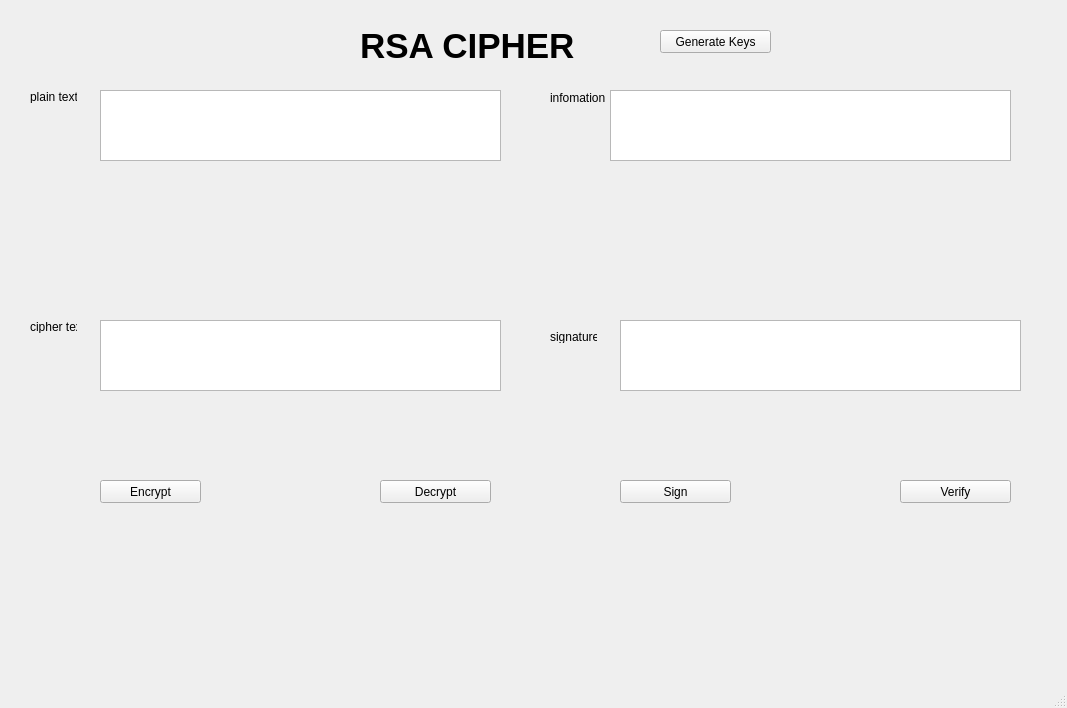
<?xml version="1.0" encoding="UTF-8"?>
<ui version="4.0">
 <class>MainWindow</class>
 <widget class="QMainWindow" name="MainWindow">
  <property name="geometry">
   <rect>
    <x>0</x>
    <y>0</y>
    <width>1067</width>
    <height>708</height>
   </rect>
  </property>
  <property name="windowTitle">
   <string>MainWindow</string>
  </property>
  <widget class="QWidget" name="centralwidget">
   <widget class="QLabel" name="label">
    <property name="geometry">
     <rect>
      <x>360</x>
      <y>20</y>
      <width>281</width>
      <height>51</height>
     </rect>
    </property>
    <property name="font">
     <font>
      <pointsize>26</pointsize>
      <weight>75</weight>
      <bold>true</bold>
     </font>
    </property>
    <property name="text">
     <string>RSA CIPHER </string>
    </property>
   </widget>
   <widget class="QLabel" name="label_2">
    <property name="geometry">
     <rect>
      <x>30</x>
      <y>90</y>
      <width>47</width>
      <height>13</height>
     </rect>
    </property>
    <property name="text">
     <string>plain text</string>
    </property>
   </widget>
   <widget class="QLabel" name="label_3">
    <property name="geometry">
     <rect>
      <x>30</x>
      <y>320</y>
      <width>47</width>
      <height>13</height>
     </rect>
    </property>
    <property name="text">
     <string>cipher text</string>
    </property>
   </widget>
   <widget class="QLabel" name="label_4">
    <property name="geometry">
     <rect>
      <x>550</x>
      <y>90</y>
      <width>91</width>
      <height>16</height>
     </rect>
    </property>
    <property name="text">
     <string>infomation</string>
    </property>
   </widget>
   <widget class="QLabel" name="label_5">
    <property name="geometry">
     <rect>
      <x>550</x>
      <y>330</y>
      <width>47</width>
      <height>13</height>
     </rect>
    </property>
    <property name="text">
     <string>signature</string>
    </property>
   </widget>
   <widget class="QTextEdit" name="textEdit">
    <property name="geometry">
     <rect>
      <x>100</x>
      <y>90</y>
      <width>401</width>
      <height>71</height>
     </rect>
    </property>
   </widget>
   <widget class="QTextEdit" name="textEdit_2">
    <property name="geometry">
     <rect>
      <x>100</x>
      <y>320</y>
      <width>401</width>
      <height>71</height>
     </rect>
    </property>
   </widget>
   <widget class="QTextEdit" name="textEdit_3">
    <property name="geometry">
     <rect>
      <x>610</x>
      <y>90</y>
      <width>401</width>
      <height>71</height>
     </rect>
    </property>
   </widget>
   <widget class="QTextEdit" name="textEdit_4">
    <property name="geometry">
     <rect>
      <x>620</x>
      <y>320</y>
      <width>401</width>
      <height>71</height>
     </rect>
    </property>
   </widget>
   <widget class="QPushButton" name="pushButton">
    <property name="geometry">
     <rect>
      <x>100</x>
      <y>480</y>
      <width>101</width>
      <height>23</height>
     </rect>
    </property>
    <property name="text">
     <string>Encrypt</string>
    </property>
   </widget>
   <widget class="QPushButton" name="pushButton_2">
    <property name="geometry">
     <rect>
      <x>380</x>
      <y>480</y>
      <width>111</width>
      <height>23</height>
     </rect>
    </property>
    <property name="text">
     <string>Decrypt</string>
    </property>
   </widget>
   <widget class="QPushButton" name="pushButton_3">
    <property name="geometry">
     <rect>
      <x>620</x>
      <y>480</y>
      <width>111</width>
      <height>23</height>
     </rect>
    </property>
    <property name="text">
     <string>Sign</string>
    </property>
   </widget>
   <widget class="QPushButton" name="pushButton_4">
    <property name="geometry">
     <rect>
      <x>900</x>
      <y>480</y>
      <width>111</width>
      <height>23</height>
     </rect>
    </property>
    <property name="text">
     <string>Verify</string>
    </property>
   </widget>
   <widget class="QPushButton" name="pushButton_5">
    <property name="geometry">
     <rect>
      <x>660</x>
      <y>30</y>
      <width>111</width>
      <height>23</height>
     </rect>
    </property>
    <property name="text">
     <string>Generate Keys</string>
    </property>
   </widget>
  </widget>
  <widget class="QMenuBar" name="menubar">
   <property name="geometry">
    <rect>
     <x>0</x>
     <y>0</y>
     <width>1067</width>
     <height>21</height>
    </rect>
   </property>
  </widget>
  <widget class="QStatusBar" name="statusbar"/>
 </widget>
 <resources/>
 <connections/>
</ui>
